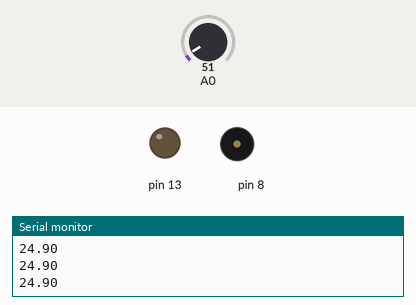
A sketch run on a simulated Arduino Uno, built with avr-gcc and run on an emulated ATmega328P. Parts: output pins drawn as LEDs (lit = HIGH), buzzer (waves = sounding), the last lines printed to the serial monitor. Inputs (shaded band) come from the test bench; at power-on: A0 = 51.

Above: at 1.2 s.
1.3 s: A0 set to 57
2.8 s: A0 set to 68
At 3.6 s:
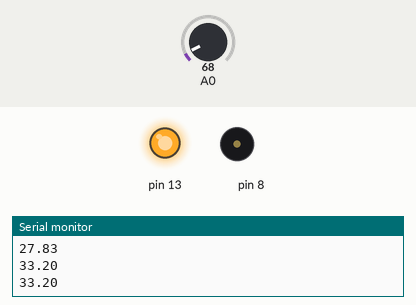
4.3 s: A0 set to 61
At 5.5 s:
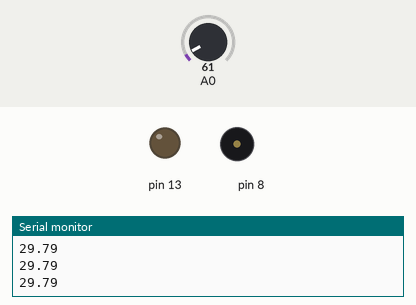
5.8 s: A0 set to 71
At 7.1 s:
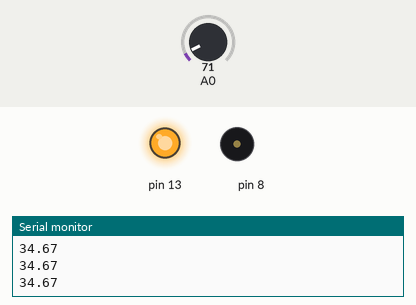
Timing chart, 0 to 8.3 s (numbered marks = the images above; inputs shaded):
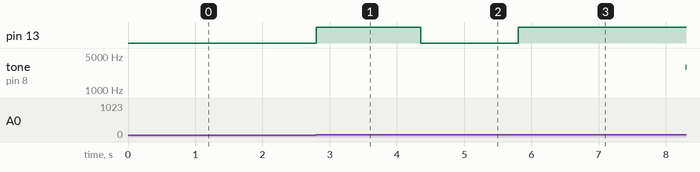

The sketch:

LM35.ino
```cpp
float sinVal;
int toneVal;
unsigned long tepTimer ;

void setup(){
    pinMode(8, OUTPUT);        // 蜂鸣器引脚设置
    pinMode(13, OUTPUT);       // R灯引脚设置
    Serial.begin(9600);        //设置波特率为9600 bps

}

void loop(){
    int val;               // 用于存储LM35读到的值
    double data;          //用于存储已转换的温度值
    val=analogRead(0);   //LM35连到模拟口，并从模拟口读值
    data = (double) val * (5/10.24);  // 得到电压值，通过公式换成温度

    if(data>30){        //  如果温度大于30，蜂鸣器响
          for(int x=0; x<180; x++){
            //将sin函数角度转化为弧度
            sinVal = (sin(x*(3.1412/180)));
            //用sin函数值产生声音的频率
            toneVal = 2000+(int(sinVal*1000));
            tone(8, toneVal);
            digitalWrite(13,HIGH);
            delay(2);
     }
    } else {    // 如果温度小于30，关闭蜂鸣器
           noTone(8);          //关闭蜂鸣器
           digitalWrite(13,LOW);
    }

    Serial.println(data);
}
```

Measured:
- the behaviour switches between 61 and 62 on A0 (found by bisection; images 0 and 1)
- after the input at 2.8 s, pin 13: LOW → HIGH at once
- after the input at 4.3 s, pin 13: HIGH → LOW after 0.06 s; tone on pin 8: stays silent (without the input it goes to 2788 Hz after 1.5 s)
- after the input at 5.8 s, pin 13: LOW → HIGH at once; tone on pin 8: silent → 2970 Hz after 2.5 s
